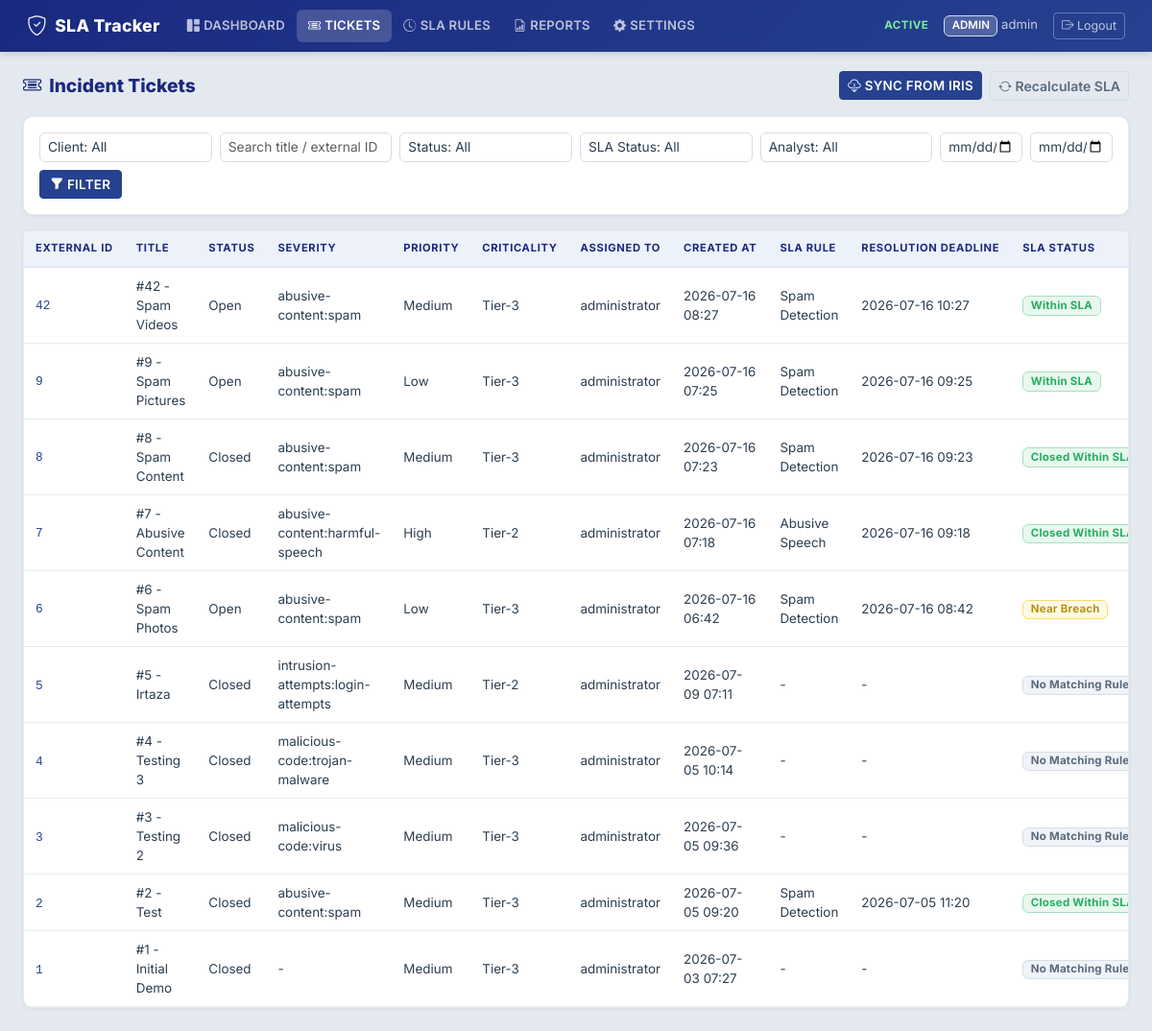
Screenshot of /tickets (signed in) with the database file from the repository.
### models/user.py (models this page shows, shortened)
class User(UserMixin, db.Model):
    __tablename__ = "users"
    id = db.Column(db.Integer, primary_key=True)
    username = db.Column(db.String(80), unique=True, nullable=False, index=True)
    email = db.Column(db.String(255), unique=True, nullable=True)
    password_hash = db.Column(db.String(255), nullable=False)
    role = db.Column(db.String(20), nullable=False, default=ROLE_VIEWER)
    is_active_user = db.Column(db.Boolean, default=True, nullable=False)
    created_at = db.Column(db.DateTime, default=lambda: datetime.now(timezone.utc))
    reports_generated = db.relationship("Report", backref="generated_by_user", lazy="dynamic")
    def has_permission(self, permission):
        return permission in ROLE_PERMISSIONS.get(self.role, set())
    @property
    def is_active(self):
        return self.is_active_user

### models/ticket.py (models this page shows, shortened)
class Ticket(db.Model):
    __tablename__ = "tickets"
    id = db.Column(db.Integer, primary_key=True)
    client_id = db.Column(
        db.Integer, db.ForeignKey("clients.id"), nullable=True, index=True
    )
    external_id = db.Column(db.String(100), nullable=False, index=True)
    source_system = db.Column(db.String(50), nullable=False, default="dfir_iris", index=True)
    title = db.Column(db.String(500), nullable=True)
    status = db.Column(db.String(100), nullable=True, index=True)
    severity = db.Column(db.String(100), nullable=True, index=True)
    priority = db.Column(db.String(100), nullable=True, index=True)
    criticality = db.Column(db.String(100), nullable=True, index=True)
    assigned_to = db.Column(db.String(200), nullable=True, index=True)
    created_at_source = db.Column(db.DateTime, nullable=True)
    closed_at_source = db.Column(db.DateTime, nullable=True)
    response_deadline = db.Column(db.DateTime, nullable=True)
    resolution_deadline = db.Column(db.DateTime, nullable=True)
    response_sla_status = db.Column(db.String(50), nullable=True)
    resolution_sla_status = db.Column(db.String(50), nullable=True)
    sla_status = db.Column(db.String(50), nullable=True, default=SLA_NO_RULE, index=True)
    breach_duration_minutes = db.Column(db.Integer, nullable=True, default=0)
    sla_rule_id = db.Column(db.Integer, db.ForeignKey("sla_rules.id"), nullable=True)
    paused_at = db.Column(db.DateTime, nullable=True)
    total_paused_minutes = db.Column(db.Integer, nullable=False, default=0)
    near_breach_notified = db.Column(db.Boolean, default=False, nullable=False)
    breach_notified = db.Column(db.Boolean, default=False, nullable=False)
    raw_payload_json = db.Column(db.Text, nullable=True)
    last_synced_at = db.Column(db.DateTime, nullable=True)
    created_at = db.Column(db.DateTime, default=lambda: datetime.now(timezone.utc))
    updated_at = db.Column(
        db.DateTime,
        default=lambda: datetime.now(timezone.utc),
        onupdate=lambda: datetime.now(timezone.utc),
    )
    __table_args__ = (
        db.UniqueConstraint(
            "client_id", "source_system", "external_id",
            name="uq_client_source_external_id",
        ),
    )

### models/sla_rule.py (models this page shows, shortened)
class SLARule(db.Model):
    __tablename__ = "sla_rules"
    id = db.Column(db.Integer, primary_key=True)
    client_id = db.Column(
        db.Integer, db.ForeignKey("clients.id"), nullable=False, index=True
    )
    rule_name = db.Column(db.String(150), nullable=False)
    description = db.Column(db.Text, nullable=True)
    escalation_email = db.Column(db.String(255), nullable=True)
    created_by = db.Column(db.String(100), nullable=True)
    updated_by = db.Column(db.String(100), nullable=True)
    priority = db.Column(db.Integer, nullable=False, default=0)
    conditions = db.relationship(
        "SLARuleCondition",
        backref="sla_rule",
        cascade="all, delete-orphan",
        lazy="joined"
    )
    response_sla_minutes = db.Column(db.Integer, nullable=True)  # optional
    resolution_sla_minutes = db.Column(db.Integer, nullable=False)
    warning_threshold_percent = db.Column(db.Integer, nullable=False, default=80)
    business_hours_only = db.Column(db.Boolean, nullable=False, default=False)
    applies_to_status = db.Column(db.String(300), nullable=True)
    stop_status = db.Column(db.String(300), nullable=True)
    pause_status = db.Column(db.String(300), nullable=True)
    is_active = db.Column(db.Boolean, default=True, nullable=False, index=True)
    created_at = db.Column(db.DateTime, default=lambda: datetime.now(timezone.utc))
    updated_at = db.Column(
        db.DateTime,
        default=lambda: datetime.now(timezone.utc),
        onupdate=lambda: datetime.now(timezone.utc),
    )
    tickets = db.relationship("Ticket", backref="sla_rule", lazy="dynamic")

### routes/ticket_routes.py (the view)
@ticket_bp.route("/tickets")
@login_required
@permission_required("view_tickets")
def ticket_list():
    query = Ticket.query
    client_id = request.args.get("client_id", "", type=str).strip()
    if client_id:
        query = query.filter(Ticket.client_id == int(client_id))
    search = request.args.get("search", "").strip()
    status = request.args.get("status", "").strip()
    sla_status = request.args.get("sla_status", "").strip()
    assigned_to = request.args.get("assigned_to", "").strip()
    severity = request.args.get("severity", "").strip()
    priority = request.args.get("priority", "").strip()
    criticality = request.args.get("criticality", "").strip()
    date_from = request.args.get("date_from", "").strip()
    date_to = request.args.get("date_to", "").strip()
    if search:
        like = f"%{search}%"
        query = query.filter(db.or_(Ticket.title.ilike(like), Ticket.external_id.ilike(like)))
    if status:
        query = query.filter(Ticket.status == status)
    if sla_status:
        query = query.filter(Ticket.sla_status == sla_status)
    if assigned_to:
        query = query.filter(Ticket.assigned_to == assigned_to)
    if severity:
        query = query.filter(Ticket.severity == severity)
    if priority:
        query = query.filter(Ticket.priority == priority)
    if criticality:
        query = query.filter(Ticket.criticality == criticality)
    if date_from:
        query = query.filter(Ticket.created_at_source >= date_from)
    if date_to:
        query = query.filter(Ticket.created_at_source <= date_to)
    page = request.args.get("page", 1, type=int)
    pagination = query.order_by(Ticket.created_at_source.desc()).paginate(
        page=page, per_page=25, error_out=False
    )
    distinct = lambda col: [row[0] for row in db.session.query(col).distinct() if row[0]]
    filter_options = {
        "statuses": distinct(Ticket.status),
        "sla_statuses": distinct(Ticket.sla_status),
        "assignees": distinct(Ticket.assigned_to),
        "severities": distinct(Ticket.severity),
        "priorities": distinct(Ticket.priority),
        "criticalities": distinct(Ticket.criticality),
    }
    clients = Client.query.filter_by(is_active=True).order_by(Client.name).all()
    return render_template(
        "tickets.html",
        pagination=pagination,
        tickets=pagination.items,
        filter_options=filter_options,
        current_filters=request.args,
        clients=clients,
        selected_client_id=client_id,
    )

### templates/tickets.html (shortened to what this page needs)
{% extends "base.html" %}
{% block content %}
<div class="dashboard-header">
    <h3><i class="bi bi-ticket-detailed me-2"></i>Incident Tickets</h3>
    <div class="d-flex gap-2">
        {% if current_user.has_permission('manage_iris_settings') %}
        <form method="POST" action="{{ url_for('tickets.trigger_sync') }}">
            <button class="btn btn-primary btn-sm"><i class="bi bi-cloud-download"></i> Sync from IRIS</button>
        </form>
        {% endif %}
        <form method="POST" action="{{ url_for('tickets.trigger_recalculate') }}">
            <button class="btn btn-outline-secondary btn-sm"><i class="bi bi-arrow-repeat"></i> Recalculate SLA</button>
        </form>
    </div>
</div>
<div class="card p-3 mb-3">
    <form method="GET" class="row g-2">
        <div class="col-md-2">
            <select name="client_id" class="form-select form-select-sm">
                <option value="">Client: All</option>
            </select>
        </div>
        <div class="col-md-2">
            <input type="text" name="search" class="form-control form-control-sm" placeholder="Search title / external ID"
                   value="{{ current_filters.get('search', '') }}">
        </div>
        <div class="col-md-2">
            <select name="status" class="form-select form-select-sm">
                <option value="">Status: All</option>
            </select>
        </div>
        <div class="col-md-2">
            <select name="sla_status" class="form-select form-select-sm">
                <option value="">SLA Status: All</option>
            </select>
        </div>
        <div class="col-md-2">
            <select name="assigned_to" class="form-select form-select-sm">
                <option value="">Analyst: All</option>
            </select>
        </div>
        <div class="col-md-1">
            <input type="date" name="date_from" class="form-control form-control-sm" value="{{ current_filters.get('date_from','') }}">
        </div>
        <div class="col-md-1">
            <input type="date" name="date_to" class="form-control form-control-sm" value="{{ current_filters.get('date_to','') }}">
        </div>
        <div class="col-md-1">
            <button class="btn btn-primary btn-sm w-100" type="submit"><i class="bi bi-funnel-fill"></i> Filter</button>
        </div>
    </form>
</div>
<div class="card p-0">
    <div class="table-responsive">
        <table class="table table-hover mb-0 align-middle">
            <thead>
                <tr>
                    <th>External ID</th>
                    <th>Title</th>
                    <th>Status</th>
                    <th>Severity</th>
                    <th>Priority</th>
                    <th>Criticality</th>
                    <th>Assigned To</th>
                    <th>Created At</th>
                    <th>SLA Rule</th>
                    <th>Resolution Deadline</th>
                    <th>SLA Status</th>
                </tr>
            </thead>
            <tbody>
            {% for t in tickets %}
                <tr onclick="window.location='{{ url_for('tickets.ticket_detail', ticket_id=t.id) }}'" style="cursor:pointer;">
                    <td><code>{{ t.external_id }}</code></td>
                    <td>{{ t.title }}</td>
                    <td>{{ t.status or '-' }}</td>
                    <td>{{ severity_display(t.severity) }}</td>
                    <td>{{ t.priority or '-' }}</td>
                    <td>{{ t.criticality or '-' }}</td>
                    <td>{{ t.assigned_to or '-' }}</td>
                    <td>{{ t.created_at_source.strftime('%Y-%m-%d %H:%M') if t.created_at_source else '-' }}</td>
                    <td>{{ t.sla_rule.rule_name if t.sla_rule_id and t.sla_rule else '-' }}</td>
                    <td>{{ t.resolution_deadline.strftime('%Y-%m-%d %H:%M') if t.resolution_deadline else '-' }}</td>
                    <td><span class="badge bg-{{ sla_badge_color.get(t.sla_status, 'secondary') }} badge-sla">{{ t.sla_status or 'N/A' }}</span></td>
                </tr>
            {% else %}
                <tr><td colspan="12" class="text-center text-muted py-4">No tickets found. Try syncing from DFIR-IRIS or seeding dummy data.</td></tr>
            {% endfor %}
            </tbody>
        </table>
    </div>
</div>
{% endblock %}

### templates/base.html (shortened to what this page needs)
<!DOCTYPE html>
<html lang="en">
<head>
    <link href="https://cdn.jsdelivr.net/npm/bootstrap@5.3.3/dist/css/bootstrap.min.css" rel="stylesheet">
    <link href="https://cdn.jsdelivr.net/npm/bootstrap-icons@1.11.3/font/bootstrap-icons.css" rel="stylesheet">
    <link href="{{ url_for('static', filename='css/style.css') }}" rel="stylesheet">
</head>
<body>
{% if current_user.is_authenticated %}
<nav class="navbar navbar-expand-lg sticky-top">
    <div class="container-fluid">
        <a class="navbar-brand" href="{{ url_for('dashboard.index') }}">
            <i class="bi bi-shield-check"></i> SLA Tracker
        </a>
        <div class="collapse navbar-collapse" id="navMenu">
            <ul class="navbar-nav me-auto mb-2 mb-lg-0">
                <li class="nav-item">
                    <a class="nav-link {% if request.endpoint == 'dashboard.index' %}active{% endif %}"
                       href="{{ url_for('dashboard.index') }}">
                       <i class="bi bi-grid-1x2-fill me-1"></i>Dashboard</a>
                </li>
                <li class="nav-item">
                    <a class="nav-link {% if request.endpoint and 'tickets.' in request.endpoint %}active{% endif %}"
                       href="{{ url_for('tickets.ticket_list') }}">
                       <i class="bi bi-ticket-detailed me-1"></i>Tickets</a>
                </li>
                {% if current_user.has_permission('manage_sla_rules') %}
                <li class="nav-item">
                    <a class="nav-link {% if request.endpoint and 'sla_rules.' in request.endpoint %}active{% endif %}"
                       href="{{ url_for('sla_rules.rule_list') }}">
                       <i class="bi bi-clock-history me-1"></i>SLA Rules</a>
                </li>
                {% endif %}
                {% if current_user.has_permission('view_reports') %}
                <li class="nav-item">
                    <a class="nav-link {% if request.endpoint and 'reports.' in request.endpoint %}active{% endif %}"
                       href="{{ url_for('reports.report_list') }}">
                       <i class="bi bi-file-earmark-bar-graph me-1"></i>Reports</a>
                </li>
                {% endif %}
                {% if current_user.has_permission('manage_iris_settings') %}
                <li class="nav-item">
                    <a class="nav-link {% if request.endpoint and 'settings.' in request.endpoint %}active{% endif %}"
                       href="{{ url_for('settings.settings_page') }}">
                       <i class="bi bi-gear-fill me-1"></i>Settings</a>
                </li>
                {% endif %}
            </ul>
            <div class="d-flex align-items-center gap-3">
                <span class="status-live"> Active</span>
                <span class="navbar-text">
                    <span class="badge bg-secondary">{{ current_user.role }}</span>
                    {{ current_user.username }}
                </span>
                <a href="{{ url_for('auth.logout') }}" class="btn btn-outline-light btn-sm">
                    <i class="bi bi-box-arrow-right"></i> Logout
                </a>
            </div>
        </div>
    </div>
</nav>
{% endif %}
<div class="container-fluid py-4 px-4">
    {% block content %}{% endblock %}
</div>
</body>
</html>

### rows the page displays
User: role "ADMIN", username "admin"
Ticket: external_id "42", title "#42 - Spam Videos", status "Open", severity "abusive-content:spam", priority "Medium", criticality "Tier-3", assigned_to "administrator", created_at_source "2026-07-16 08:27", sla_rule "Spam Detection", resolution_deadline "2026-07-16 10:27", sla_status "Within SLA"
Ticket: external_id "9", title "#9 - Spam Pictures", status "Open", severity "abusive-content:spam", priority "Low", criticality "Tier-3", assigned_to "administrator", created_at_source "2026-07-16 07:25", sla_rule "Spam Detection", resolution_deadline "2026-07-16 09:25", sla_status "Within SLA"
Ticket: external_id "8", title "#8 - Spam Content", status "Closed", severity "abusive-content:spam", priority "Medium", criticality "Tier-3", assigned_to "administrator", created_at_source "2026-07-16 07:23", sla_rule "Spam Detection", resolution_deadline "2026-07-16 09:23", sla_status "Closed Within…"
Ticket: external_id "7", title "#7 - Abusive Content", status "Closed", severity "abusive-content:harmful-speech", priority "High", criticality "Tier-2", assigned_to "administrator", created_at_source "2026-07-16 07:18", sla_rule "Abusive Speech", resolution_deadline "2026-07-16 09:18", sla_status "Closed Within…"
Ticket: external_id "6", title "#6 - Spam Photos", status "Open", severity "abusive-content:spam", priority "Low", criticality "Tier-3", assigned_to "administrator", created_at_source "2026-07-16 06:42", sla_rule "Spam Detection", resolution_deadline "2026-07-16 08:42", sla_status "Near Breach"
Ticket: external_id "5", title "#5 - Irtaza", status "Closed", severity "intrusion-attempts:login-attempts", priority "Medium", criticality "Tier-2", assigned_to "administrator", created_at_source "2026-07-09 07:11", sla_rule "-", resolution_deadline "-", sla_status "No Matching Rule"
Ticket: external_id "4", title "#4 - Testing 3", status "Closed", severity "malicious-code:trojan-malware", priority "Medium", criticality "Tier-3", assigned_to "administrator", created_at_source "2026-07-05 10:14", sla_rule "-", resolution_deadline "-", sla_status "No Matching Rule"
Ticket: external_id "3", title "#3 - Testing 2", status "Closed", severity "malicious-code:virus", priority "Medium", criticality "Tier-3", assigned_to "administrator", created_at_source "2026-07-05 09:36", sla_rule "-", resolution_deadline "-", sla_status "No Matching Rule"
Ticket: external_id "2", title "#2 - Test", status "Closed", severity "abusive-content:spam", priority "Medium", criticality "Tier-3", assigned_to "administrator", created_at_source "2026-07-05 09:20", sla_rule "Spam Detection", resolution_deadline "2026-07-05 11:20", sla_status "Closed Within…"
Ticket: external_id "1", title "#1 - Initial Demo", status "Closed", severity "-", priority "Medium", criticality "Tier-3", assigned_to "administrator", created_at_source "2026-07-03 07:27", sla_rule "-", resolution_deadline "-", sla_status "No Matching Rule"
